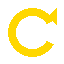

Recreate this plot in Python.
# Puedes reemplazar este archivo con un ícono real si lo deseas.
# Este es un placeholder temporal para el botón de recarga.
from PIL import Image, ImageDraw

size = (64, 64)
img = Image.new('RGBA', size, (0, 0, 0, 0))
draw = ImageDraw.Draw(img)
# Dibuja un círculo
bbox = [8, 8, 56, 56]
draw.arc(bbox, start=30, end=330, fill=(255, 215, 0, 255), width=8)
# Dibuja una flecha
arrow = [(48, 16), (56, 8), (56, 24)]
draw.polygon(arrow, fill=(255, 215, 0, 255))
img.save('assets/img/reload.png')
